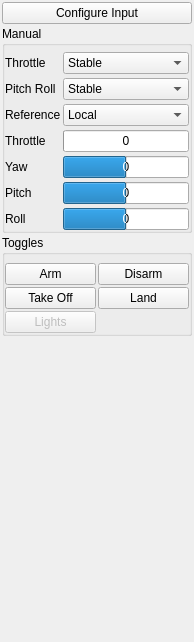
<?xml version="1.0" encoding="UTF-8"?>
<ui version="4.0">
 <class>Input_Widget</class>
 <widget class="QWidget" name="Input_Widget">
  <property name="geometry">
   <rect>
    <x>0</x>
    <y>0</y>
    <width>194</width>
    <height>642</height>
   </rect>
  </property>
  <property name="windowTitle">
   <string>Form</string>
  </property>
  <layout class="QVBoxLayout" name="verticalLayout">
   <property name="spacing">
    <number>2</number>
   </property>
   <property name="leftMargin">
    <number>2</number>
   </property>
   <property name="topMargin">
    <number>2</number>
   </property>
   <property name="rightMargin">
    <number>2</number>
   </property>
   <property name="bottomMargin">
    <number>2</number>
   </property>
   <item>
    <widget class="QPushButton" name="configure_input">
     <property name="text">
      <string>Configure Input</string>
     </property>
    </widget>
   </item>
   <item>
    <widget class="QGroupBox" name="groupBox">
     <property name="title">
      <string>Manual</string>
     </property>
     <layout class="QGridLayout" name="gridLayout">
      <property name="leftMargin">
       <number>0</number>
      </property>
      <property name="topMargin">
       <number>6</number>
      </property>
      <property name="rightMargin">
       <number>0</number>
      </property>
      <property name="bottomMargin">
       <number>0</number>
      </property>
      <property name="horizontalSpacing">
       <number>2</number>
      </property>
      <property name="verticalSpacing">
       <number>4</number>
      </property>
      <item row="5" column="0">
       <widget class="QLabel" name="yaw_label">
        <property name="text">
         <string>Yaw</string>
        </property>
       </widget>
      </item>
      <item row="1" column="0">
       <widget class="QLabel" name="label">
        <property name="text">
         <string>Throttle</string>
        </property>
       </widget>
      </item>
      <item row="1" column="1">
       <widget class="QComboBox" name="throttle_mode">
        <property name="currentIndex">
         <number>1</number>
        </property>
        <item>
         <property name="text">
          <string>Rate</string>
         </property>
        </item>
        <item>
         <property name="text">
          <string>Stable</string>
         </property>
        </item>
        <item>
         <property name="text">
          <string>Assisted</string>
         </property>
        </item>
       </widget>
      </item>
      <item row="6" column="0">
       <widget class="QLabel" name="pitch_label">
        <property name="text">
         <string>Pitch</string>
        </property>
       </widget>
      </item>
      <item row="4" column="0">
       <widget class="QLabel" name="throttle_label">
        <property name="text">
         <string>Throttle</string>
        </property>
       </widget>
      </item>
      <item row="7" column="0">
       <widget class="QLabel" name="roll_label">
        <property name="text">
         <string>Roll</string>
        </property>
       </widget>
      </item>
      <item row="3" column="0">
       <widget class="QLabel" name="label_2">
        <property name="text">
         <string>Reference</string>
        </property>
       </widget>
      </item>
      <item row="3" column="1">
       <widget class="QComboBox" name="reference_frame">
        <item>
         <property name="text">
          <string>Local</string>
         </property>
        </item>
        <item>
         <property name="text">
          <string>User</string>
         </property>
        </item>
       </widget>
      </item>
      <item row="4" column="1">
       <widget class="QProgressBar" name="throttle_value">
        <property name="minimum">
         <number>0</number>
        </property>
        <property name="value">
         <number>0</number>
        </property>
        <property name="orientation">
         <enum>Qt::Horizontal</enum>
        </property>
        <property name="invertedAppearance">
         <bool>false</bool>
        </property>
        <property name="format">
         <string>%v</string>
        </property>
       </widget>
      </item>
      <item row="5" column="1">
       <widget class="QProgressBar" name="yaw_value">
        <property name="minimum">
         <number>-100</number>
        </property>
        <property name="value">
         <number>0</number>
        </property>
        <property name="orientation">
         <enum>Qt::Horizontal</enum>
        </property>
        <property name="invertedAppearance">
         <bool>false</bool>
        </property>
        <property name="format">
         <string>%v</string>
        </property>
       </widget>
      </item>
      <item row="6" column="1">
       <widget class="QProgressBar" name="pitch_value">
        <property name="minimum">
         <number>-100</number>
        </property>
        <property name="value">
         <number>0</number>
        </property>
        <property name="orientation">
         <enum>Qt::Horizontal</enum>
        </property>
        <property name="invertedAppearance">
         <bool>false</bool>
        </property>
        <property name="format">
         <string>%v</string>
        </property>
       </widget>
      </item>
      <item row="7" column="1">
       <widget class="QProgressBar" name="roll_value">
        <property name="minimum">
         <number>-100</number>
        </property>
        <property name="value">
         <number>0</number>
        </property>
        <property name="orientation">
         <enum>Qt::Horizontal</enum>
        </property>
        <property name="invertedAppearance">
         <bool>false</bool>
        </property>
        <property name="format">
         <string>%v</string>
        </property>
       </widget>
      </item>
      <item row="2" column="0">
       <widget class="QLabel" name="label_3">
        <property name="text">
         <string>Pitch Roll</string>
        </property>
       </widget>
      </item>
      <item row="2" column="1">
       <widget class="QComboBox" name="pitch_roll_mode">
        <property name="currentIndex">
         <number>1</number>
        </property>
        <item>
         <property name="text">
          <string>Rate</string>
         </property>
        </item>
        <item>
         <property name="text">
          <string>Stable</string>
         </property>
        </item>
        <item>
         <property name="text">
          <string>Assisted</string>
         </property>
        </item>
       </widget>
      </item>
     </layout>
    </widget>
   </item>
   <item>
    <widget class="QGroupBox" name="groupBox_2">
     <property name="title">
      <string>Toggles</string>
     </property>
     <layout class="QGridLayout" name="gridLayout_2">
      <property name="leftMargin">
       <number>0</number>
      </property>
      <property name="topMargin">
       <number>8</number>
      </property>
      <property name="rightMargin">
       <number>0</number>
      </property>
      <property name="bottomMargin">
       <number>0</number>
      </property>
      <property name="spacing">
       <number>2</number>
      </property>
      <item row="0" column="0">
       <widget class="QPushButton" name="arm">
        <property name="text">
         <string>Arm</string>
        </property>
        <property name="checkable">
         <bool>false</bool>
        </property>
       </widget>
      </item>
      <item row="0" column="1">
       <widget class="QPushButton" name="disarm">
        <property name="text">
         <string>Disarm</string>
        </property>
        <property name="checkable">
         <bool>false</bool>
        </property>
       </widget>
      </item>
      <item row="1" column="0">
       <widget class="QPushButton" name="take_off">
        <property name="text">
         <string>Take Off</string>
        </property>
        <property name="checkable">
         <bool>false</bool>
        </property>
       </widget>
      </item>
      <item row="1" column="1">
       <widget class="QPushButton" name="land">
        <property name="text">
         <string>Land</string>
        </property>
        <property name="checkable">
         <bool>false</bool>
        </property>
       </widget>
      </item>
      <item row="2" column="0">
       <widget class="QPushButton" name="lights">
        <property name="enabled">
         <bool>false</bool>
        </property>
        <property name="text">
         <string>Lights</string>
        </property>
        <property name="checkable">
         <bool>false</bool>
        </property>
       </widget>
      </item>
     </layout>
    </widget>
   </item>
   <item>
    <spacer name="verticalSpacer">
     <property name="orientation">
      <enum>Qt::Vertical</enum>
     </property>
     <property name="sizeHint" stdset="0">
      <size>
       <width>20</width>
       <height>40</height>
      </size>
     </property>
    </spacer>
   </item>
  </layout>
 </widget>
 <resources/>
 <connections/>
</ui>
